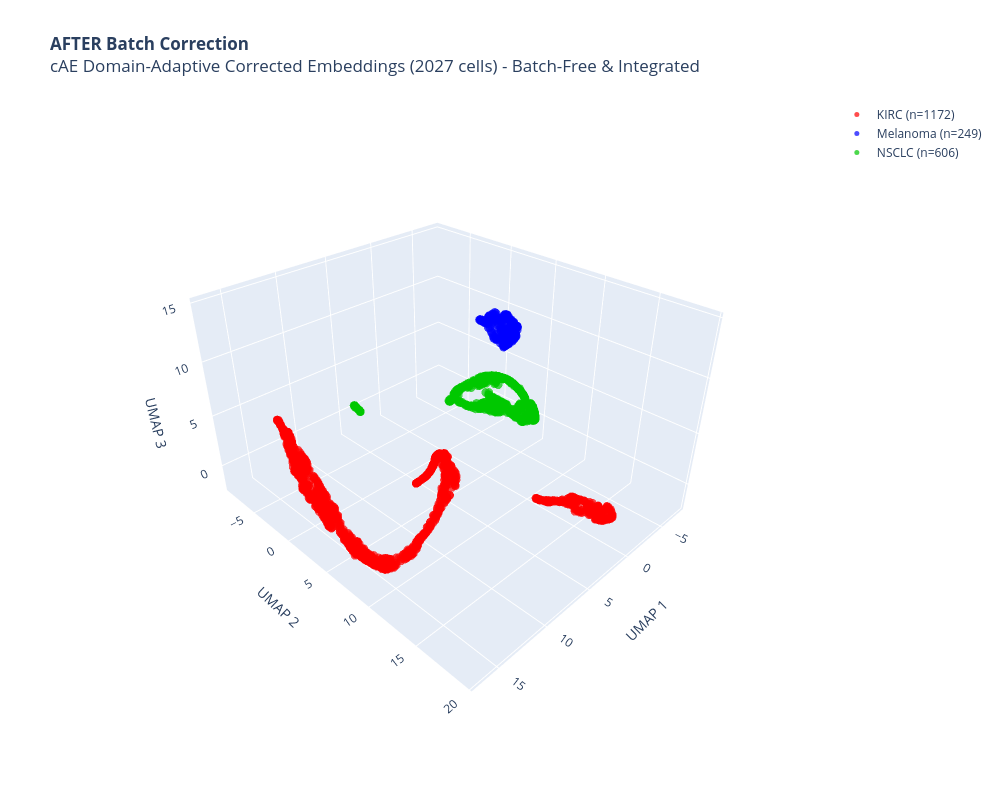

Notebook cell for this chart:
### Markdown cell above
## 5. Interactive Plotly 3D UMAP - AFTER Correction

### Code cell
fig_after = go.Figure()

for cohort in ['KIRC', 'Melanoma', 'NSCLC']:
    mask = cohort_labels == cohort
    fig_after.add_trace(go.Scatter3d(
        x=umap_after[mask, 0],
        y=umap_after[mask, 1],
        z=umap_after[mask, 2],
        mode='markers',
        name=f'{cohort} (n={mask.sum()})',
        marker=dict(
            size=5,
            color=cohort_colors_plotly[cohort],
            opacity=0.7,
            line=dict(width=0)
        ),
        text=[f'{cohort} cell {i}' for i in range(mask.sum())],
        hovertemplate='<b>%{text}</b><br>UMAP1: %{x:.3f}<br>UMAP2: %{y:.3f}<br>UMAP3: %{z:.3f}<extra></extra>',
    ))

fig_after.update_layout(
    title='<b>AFTER Batch Correction</b><br>cAE Domain-Adaptive Corrected Embeddings (2027 cells) - Batch-Free & Integrated',
    scene=dict(
        xaxis_title='UMAP 1',
        yaxis_title='UMAP 2',
        zaxis_title='UMAP 3',
        camera=dict(
            eye=dict(x=1.5, y=1.5, z=1.3)
        )
    ),
    width=1000,
    height=800,
    showlegend=True,
    hovermode='closest',
    font=dict(size=12)
)

# Skip HTML export (project keeps PNG/static figures only).
print("[SKIP] Interactive HTML export disabled (PNG-only policy).")
fig_after.show()

### Figure 1 — Plotly figure (JSON) as saved in the notebook; plotly's stock layout.template omitted (floating-point values rounded to 4 significant figures; data arrays with more than 128 entries replaced by an {"elided": "..."} marker saying what was removed)
{"data": [{"hovertemplate": "<b>%{text}</b><br>UMAP1: %{x:.3f}<br>UMAP2: %{y:.3f}<br>UMAP3: %{z:.3f}<extra></extra>", "marker": {"color": "rgb(255, 0, 0)", "line": {"width": 0}, "opacity": 0.7, "size": 5}, "mode": "markers", "name": "KIRC (n=1172)", "text": {"elided": "1172 str values"}, "type": "scatter3d", "x": {"elided": "1172 float values"}, "y": {"elided": "1172 float values"}, "z": {"elided": "1172 float values"}}, {"hovertemplate": "<b>%{text}</b><br>UMAP1: %{x:.3f}<br>UMAP2: %{y:.3f}<br>UMAP3: %{z:.3f}<extra></extra>", "marker": {"color": "rgb(0, 0, 255)", "line": {"width": 0}, "opacity": 0.7, "size": 5}, "mode": "markers", "name": "Melanoma (n=249)", "text": {"elided": "249 str values"}, "type": "scatter3d", "x": {"elided": "249 float values"}, "y": {"elided": "249 float values"}, "z": {"elided": "249 float values"}}, {"hovertemplate": "<b>%{text}</b><br>UMAP1: %{x:.3f}<br>UMAP2: %{y:.3f}<br>UMAP3: %{z:.3f}<extra></extra>", "marker": {"color": "rgb(0, 200, 0)", "line": {"width": 0}, "opacity": 0.7, "size": 5}, "mode": "markers", "name": "NSCLC (n=606)", "text": {"elided": "606 str values"}, "type": "scatter3d", "x": {"elided": "606 float values"}, "y": {"elided": "606 float values"}, "z": {"elided": "606 float values"}}], "layout": {"font": {"size": 12}, "height": 800, "hovermode": "closest", "scene": {"camera": {"eye": {"x": 1.5, "y": 1.5, "z": 1.3}}, "xaxis": {"title": {"text": "UMAP 1"}}, "yaxis": {"title": {"text": "UMAP 2"}}, "zaxis": {"title": {"text": "UMAP 3"}}}, "showlegend": true, "title": {"text": "<b>AFTER Batch Correction</b><br>cAE Domain-Adaptive Corrected Embeddings (2027 cells) - Batch-Free & Integrated"}, "width": 1000}}
